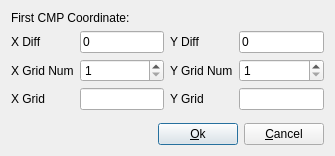
<ui version="4.0" >
 <class>TCellGridForm</class>
 <widget class="QDialog" name="TCellGridForm" >
  <property name="geometry" >
   <rect>
    <x>0</x>
    <y>0</y>
    <width>335</width>
    <height>156</height>
   </rect>
  </property>
  <property name="windowTitle" >
   <string>Cell Grid</string>
  </property>
  <layout class="QVBoxLayout" >
   <item>
    <layout class="QGridLayout" >
     <item row="1" column="0" >
      <widget class="QLabel" name="textLabel1" >
       <property name="text" >
        <string>X Diff</string>
       </property>
       <property name="wordWrap" >
        <bool>false</bool>
       </property>
      </widget>
     </item>
     <item row="3" column="2" >
      <widget class="QLabel" name="textLabel6" >
       <property name="text" >
        <string>Y Grid</string>
       </property>
       <property name="wordWrap" >
        <bool>false</bool>
       </property>
      </widget>
     </item>
     <item row="1" column="3" >
      <widget class="QLineEdit" name="cYDiffEdit" >
       <property name="text" >
        <string>0</string>
       </property>
      </widget>
     </item>
     <item row="0" column="0" colspan="4" >
      <widget class="QLabel" name="cFirstCMPLabel" >
       <property name="text" >
        <string>First CMP Coordinate:</string>
       </property>
       <property name="wordWrap" >
        <bool>false</bool>
       </property>
      </widget>
     </item>
     <item row="3" column="0" >
      <widget class="QLabel" name="textLabel5" >
       <property name="text" >
        <string>X Grid</string>
       </property>
       <property name="wordWrap" >
        <bool>false</bool>
       </property>
      </widget>
     </item>
     <item row="2" column="1" >
      <widget class="QSpinBox" name="cXGridNumBox" >
       <property name="minimum" >
        <number>1</number>
       </property>
       <property name="maximum" >
        <number>10000</number>
       </property>
      </widget>
     </item>
     <item row="3" column="1" >
      <widget class="QLineEdit" name="cXGridEdit" />
     </item>
     <item row="2" column="0" >
      <widget class="QLabel" name="textLabel3" >
       <property name="text" >
        <string>X Grid Num</string>
       </property>
       <property name="wordWrap" >
        <bool>false</bool>
       </property>
      </widget>
     </item>
     <item row="2" column="2" >
      <widget class="QLabel" name="textLabel4" >
       <property name="text" >
        <string>Y Grid Num</string>
       </property>
       <property name="wordWrap" >
        <bool>false</bool>
       </property>
      </widget>
     </item>
     <item row="1" column="1" >
      <widget class="QLineEdit" name="cXDiffEdit" >
       <property name="text" >
        <string>0</string>
       </property>
      </widget>
     </item>
     <item row="1" column="2" >
      <widget class="QLabel" name="textLabel2" >
       <property name="text" >
        <string>Y Diff</string>
       </property>
       <property name="wordWrap" >
        <bool>false</bool>
       </property>
      </widget>
     </item>
     <item row="3" column="3" >
      <widget class="QLineEdit" name="cYGridEdit" />
     </item>
     <item row="2" column="3" >
      <widget class="QSpinBox" name="cYGridNumBox" >
       <property name="minimum" >
        <number>1</number>
       </property>
       <property name="maximum" >
        <number>10000</number>
       </property>
      </widget>
     </item>
    </layout>
   </item>
   <item>
    <spacer name="spacer5" >
     <property name="orientation" >
      <enum>Qt::Vertical</enum>
     </property>
     <property name="sizeType" >
      <enum>QSizePolicy::Expanding</enum>
     </property>
     <property name="sizeHint" stdset="0" >
      <size>
       <width>20</width>
       <height>41</height>
      </size>
     </property>
    </spacer>
   </item>
   <item>
    <layout class="QHBoxLayout" >
     <item>
      <spacer name="spacer9" >
       <property name="orientation" >
        <enum>Qt::Horizontal</enum>
       </property>
       <property name="sizeType" >
        <enum>QSizePolicy::Expanding</enum>
       </property>
       <property name="sizeHint" stdset="0" >
        <size>
         <width>41</width>
         <height>20</height>
        </size>
       </property>
      </spacer>
     </item>
     <item>
      <widget class="QPushButton" name="cOkBtn" >
       <property name="text" >
        <string>&amp;Ok</string>
       </property>
       <property name="shortcut" >
        <string>Alt+O</string>
       </property>
      </widget>
     </item>
     <item>
      <widget class="QPushButton" name="cCancelBtn" >
       <property name="text" >
        <string>&amp;Cancel</string>
       </property>
       <property name="shortcut" >
        <string>Alt+C</string>
       </property>
      </widget>
     </item>
    </layout>
   </item>
  </layout>
 </widget>
 <layoutdefault spacing="6" margin="11" />
 <pixmapfunction>qPixmapFromMimeSource</pixmapfunction>
 <tabstops>
  <tabstop>cXDiffEdit</tabstop>
  <tabstop>cYDiffEdit</tabstop>
  <tabstop>cXGridNumBox</tabstop>
  <tabstop>cYGridNumBox</tabstop>
  <tabstop>cXGridEdit</tabstop>
  <tabstop>cYGridEdit</tabstop>
  <tabstop>cOkBtn</tabstop>
  <tabstop>cCancelBtn</tabstop>
 </tabstops>
 <resources/>
 <connections>
  <connection>
   <sender>cOkBtn</sender>
   <signal>clicked()</signal>
   <receiver>TCellGridForm</receiver>
   <slot>accept()</slot>
   <hints>
    <hint type="sourcelabel" >
     <x>20</x>
     <y>20</y>
    </hint>
    <hint type="destinationlabel" >
     <x>20</x>
     <y>20</y>
    </hint>
   </hints>
  </connection>
  <connection>
   <sender>cCancelBtn</sender>
   <signal>clicked()</signal>
   <receiver>TCellGridForm</receiver>
   <slot>reject()</slot>
   <hints>
    <hint type="sourcelabel" >
     <x>20</x>
     <y>20</y>
    </hint>
    <hint type="destinationlabel" >
     <x>20</x>
     <y>20</y>
    </hint>
   </hints>
  </connection>
 </connections>
</ui>
